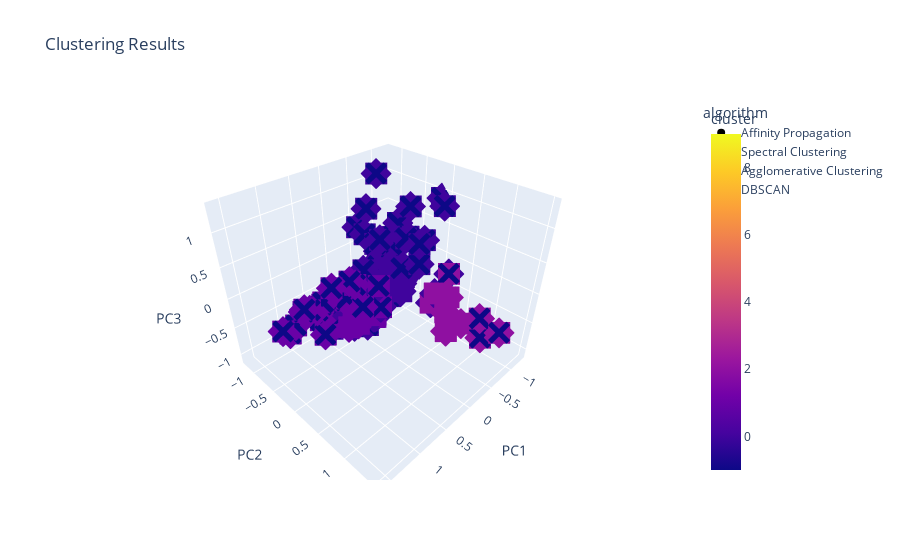

Here is the notebook cell this chart was saved with:
### Code cell
# Apply PCA to the original features
pca = PCA(n_components=3)
X_pca = pca.fit_transform(X)  # Assuming X contains the original features

# Apply clustering algorithms
algorithms = {
    'Affinity Propagation': AffinityPropagation(),
    'Spectral Clustering': SpectralClustering(n_clusters=3),  # Update with the appropriate number of clusters
    'Agglomerative Clustering': AgglomerativeClustering(n_clusters=3),  # Update with the appropriate number of clusters
    'DBSCAN': DBSCAN(eps=0.3, min_samples=10)
}

# Visualize the clusters using 3D scatter plot for each algorithm
dfs = []
for algorithm_name, algorithm in algorithms.items():
    labels = algorithm.fit_predict(X_pca)
    df = pd.DataFrame({
        'PC1': X_pca[:, 0],
        'PC2': X_pca[:, 1],
        'PC3': X_pca[:, 2],
        'algorithm': algorithm_name,
        'cluster': labels
    })
    dfs.append(df)

# Concatenate the dataframes
df = pd.concat(dfs, ignore_index=True)

# Visualize the clusters using 3D scatter plot
fig = px.scatter_3d(
    df, x='PC1', y='PC2', z='PC3', color='cluster', symbol='algorithm',
    title='Clustering Results'
)
fig.show()

# Evaluate the performance of each algorithm
for algorithm_name, algorithm in algorithms.items():
    labels = algorithm.fit_predict(X_pca)
    silhouette_score = metrics.silhouette_score(X_pca, labels)
    print(f"{algorithm_name} - Silhouette Score: {silhouette_score}")
